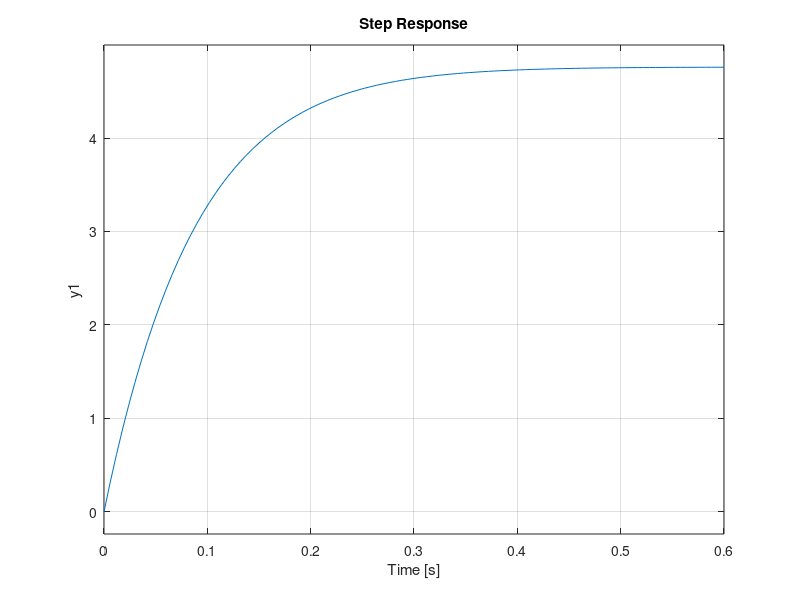
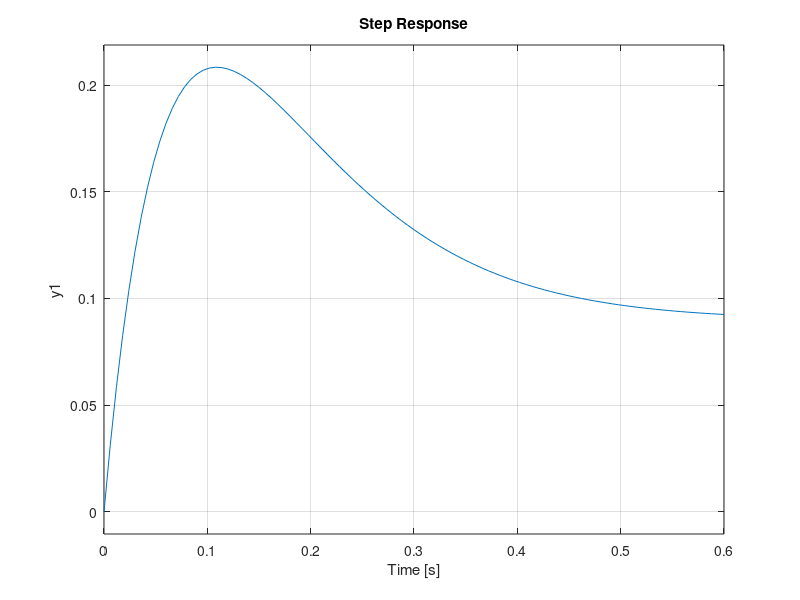

Source code (MATLAB) for these figures, in order:
clear all
clc
%% params
m = 1575;
Jpsi = 2875;
Jz = Jpsi;
lf = 1.3;
a = lf;
lr = 1.5;
b = lr;
Cf = 2*60e3;
Cr = 2*57e3;
l = lf+lr;

delta_max = 25;

Vxb = 50/3.6; % [m/s]


%% MATRICES

A = [0 1 0 0 
    0 -(Cf+Cr)/(m*Vxb) (Cf+Cr)/m (Cr*lr-Cf*lf)/(m*Vxb)
    0 0 0 1
    0 (Cr*lr-Cf*lf)/(Jpsi*Vxb) (-Cr*lr+Cf*lf)/Jpsi -(Cr*lr^2+Cf*lf^2)/(Jpsi*Vxb)];

B1 = [0
    Cf/m
    0
    Cf*lf/Jpsi];

B2 = [0
    (Cr*lr-Cf*lf)/(m*Vxb)-Vxb
    0
    -(Cr*lr^2+Cf*lf^2)/(Jpsi*Vxb)];

C = eye(4);

%% FB control

K = place(A, B1, [-0.10,-0.15,-0.20,-0.25]');
% K = place(A, B1, [-100,-150,-200,-250]');

Kff = m*Vxb^2/l*(lr/Cf-lf/Cr+lf/Cr*K(3))+l-lr*K(3);


%% Curvature profile
% matlab function in the simulink model
% 
% kl = zeros(2000,1);
% index = 0;
% 
% for t=0:0.1:200
%     index = int16(t*10+1);
%     if t<=25 || t>=180 || (t>=75 && t<=130)
%         kl(index) = 0;
%     elseif (t>=35 && t<=65)
%         kl(index) = -2000;
%     elseif (t>=140 && t<=170)
%         kl(index) = 2000;
%     elseif t>25 && t<35
%         kl(index) = -(t-25)*200;
%     elseif t>65 && t<75
%         kl(index) = -2000+(t-65)*200;
%     elseif t>130 && t<140
%         kl(index) = (t-130)*200;
%     elseif t>170 && t<180
%         kl(index) = 2000-(t-170)*200;
%     end
% end 
% 
% plot(kl);
%%
%open("model.slx")
%sim("model.slx")

%%
% TRANSFER FUNCTION
Ybeta = -(Cf+Cr);
Yr = 1/Vxb*(-a*Cf+b*Cr);
Ydelta = Cf;

Nbeta = (-a*Cf+b*Cr);
Nr = -1/Vxb*(a^2*Cf+b^2*Cr);
Ndelta = a*Cf;

s = tf('s');

RTF = (Ndelta*s+(Nbeta*Ydelta-Ybeta*Ndelta)/(m*Vxb))/...
    (Jz*s^2+(-Nr-Ybeta*Jz/m/Vxb)*s+(Nbeta+(Ybeta*Nr-Yr*Nbeta)/m/Vxb));

BetaTF = (Jz*Ydelta/m/Vxb*s+(-Nr*Ydelta-Ndelta*(m*Vxb-Yr))/m/Vxb)/...
    (Jz*s^2+(-Nr-Ybeta*Jz/m/Vxb)*s+(Nbeta+(Ybeta*Nr-Yr*Nbeta)/m/Vxb));

figure, step(RTF)
figure, step(BetaTF)
